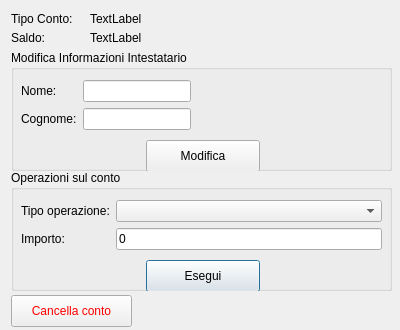
<?xml version="1.0" encoding="UTF-8"?>
<ui version="4.0">
 <class>DialogEditAccount</class>
 <widget class="QDialog" name="DialogEditAccount">
  <property name="windowModality">
   <enum>Qt::NonModal</enum>
  </property>
  <property name="geometry">
   <rect>
    <x>0</x>
    <y>0</y>
    <width>400</width>
    <height>330</height>
   </rect>
  </property>
  <property name="minimumSize">
   <size>
    <width>400</width>
    <height>330</height>
   </size>
  </property>
  <property name="maximumSize">
   <size>
    <width>400</width>
    <height>330</height>
   </size>
  </property>
  <property name="windowTitle">
   <string>Modifica Conto</string>
  </property>
  <property name="sizeGripEnabled">
   <bool>false</bool>
  </property>
  <property name="modal">
   <bool>false</bool>
  </property>
  <widget class="QGroupBox" name="grpBoxOperations">
   <property name="geometry">
    <rect>
     <x>11</x>
     <y>170</y>
     <width>381</width>
     <height>121</height>
    </rect>
   </property>
   <property name="title">
    <string>Operazioni sul conto</string>
   </property>
   <widget class="QWidget" name="formLayoutWidget_2">
    <property name="geometry">
     <rect>
      <x>10</x>
      <y>30</y>
      <width>361</width>
      <height>61</height>
     </rect>
    </property>
    <layout class="QFormLayout" name="formLayout_2">
     <item row="0" column="0">
      <widget class="QLabel" name="lblOpType">
       <property name="text">
        <string>Tipo operazione:</string>
       </property>
      </widget>
     </item>
     <item row="0" column="1">
      <widget class="QComboBox" name="cmbOpType"/>
     </item>
     <item row="1" column="0">
      <widget class="QLabel" name="lblAmount">
       <property name="text">
        <string>Importo:</string>
       </property>
      </widget>
     </item>
     <item row="1" column="1">
      <widget class="QLineEdit" name="txtAmount">
       <property name="text">
        <string>0</string>
       </property>
      </widget>
     </item>
    </layout>
   </widget>
   <widget class="QPushButton" name="btnExecute">
    <property name="geometry">
     <rect>
      <x>135</x>
      <y>90</y>
      <width>114</width>
      <height>32</height>
     </rect>
    </property>
    <property name="text">
     <string>Esegui</string>
    </property>
   </widget>
  </widget>
  <widget class="QGroupBox" name="grpEditInfo">
   <property name="geometry">
    <rect>
     <x>11</x>
     <y>50</y>
     <width>381</width>
     <height>121</height>
    </rect>
   </property>
   <property name="title">
    <string>Modifica Informazioni Intestatario</string>
   </property>
   <widget class="QWidget" name="formLayoutWidget">
    <property name="geometry">
     <rect>
      <x>10</x>
      <y>30</y>
      <width>361</width>
      <height>61</height>
     </rect>
    </property>
    <layout class="QFormLayout" name="formLayout">
     <property name="fieldGrowthPolicy">
      <enum>QFormLayout::FieldsStayAtSizeHint</enum>
     </property>
     <item row="0" column="0">
      <widget class="QLabel" name="lbInfoName">
       <property name="text">
        <string>Nome:</string>
       </property>
      </widget>
     </item>
     <item row="0" column="1">
      <widget class="QLineEdit" name="txtEditName"/>
     </item>
     <item row="1" column="0">
      <widget class="QLabel" name="lblnfoSurname">
       <property name="text">
        <string>Cognome:</string>
       </property>
      </widget>
     </item>
     <item row="1" column="1">
      <widget class="QLineEdit" name="txtEditSurname"/>
     </item>
    </layout>
   </widget>
   <widget class="QPushButton" name="btnEditAccountOwner">
    <property name="geometry">
     <rect>
      <x>135</x>
      <y>90</y>
      <width>114</width>
      <height>32</height>
     </rect>
    </property>
    <property name="text">
     <string>Modifica</string>
    </property>
   </widget>
  </widget>
  <widget class="QLabel" name="lblInfoAccount1">
   <property name="geometry">
    <rect>
     <x>11</x>
     <y>11</y>
     <width>81</width>
     <height>16</height>
    </rect>
   </property>
   <property name="text">
    <string>Tipo Conto:</string>
   </property>
  </widget>
  <widget class="QLabel" name="lblAccountType">
   <property name="geometry">
    <rect>
     <x>90</x>
     <y>11</y>
     <width>301</width>
     <height>16</height>
    </rect>
   </property>
   <property name="text">
    <string>TextLabel</string>
   </property>
  </widget>
  <widget class="QLabel" name="lblInfoBalance">
   <property name="geometry">
    <rect>
     <x>11</x>
     <y>30</y>
     <width>71</width>
     <height>16</height>
    </rect>
   </property>
   <property name="text">
    <string>Saldo:</string>
   </property>
  </widget>
  <widget class="QLabel" name="lblBalance">
   <property name="geometry">
    <rect>
     <x>90</x>
     <y>30</y>
     <width>62</width>
     <height>16</height>
    </rect>
   </property>
   <property name="text">
    <string>TextLabel</string>
   </property>
  </widget>
  <widget class="QPushButton" name="btnDeleteAccount">
   <property name="geometry">
    <rect>
     <x>11</x>
     <y>295</y>
     <width>121</width>
     <height>32</height>
    </rect>
   </property>
   <property name="autoFillBackground">
    <bool>false</bool>
   </property>
   <property name="styleSheet">
    <string notr="true">color:red;</string>
   </property>
   <property name="text">
    <string>Cancella conto</string>
   </property>
  </widget>
 </widget>
 <tabstops>
  <tabstop>txtEditName</tabstop>
  <tabstop>txtEditSurname</tabstop>
  <tabstop>btnEditAccountOwner</tabstop>
  <tabstop>cmbOpType</tabstop>
  <tabstop>txtAmount</tabstop>
  <tabstop>btnExecute</tabstop>
 </tabstops>
 <resources/>
 <connections/>
</ui>
